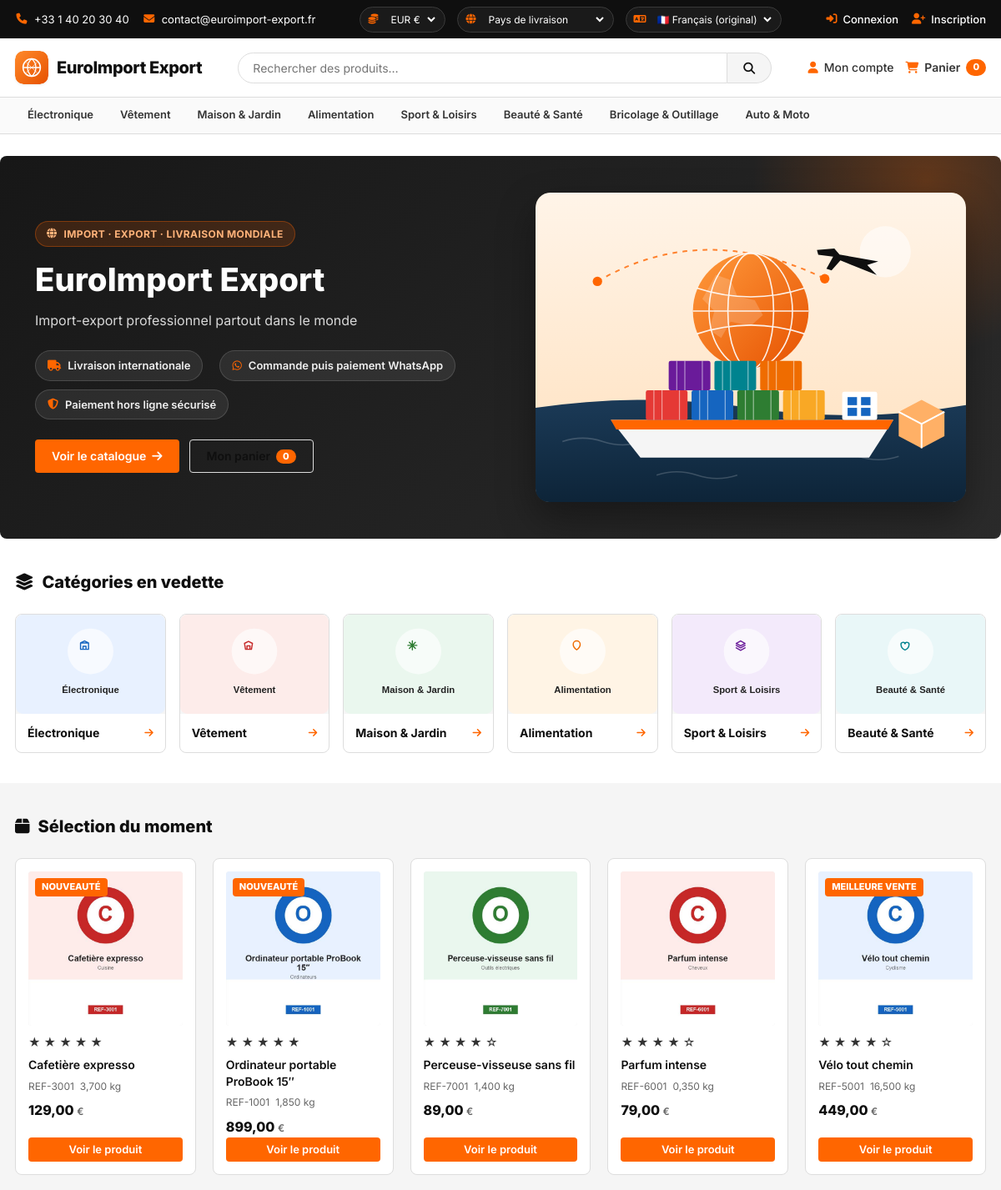
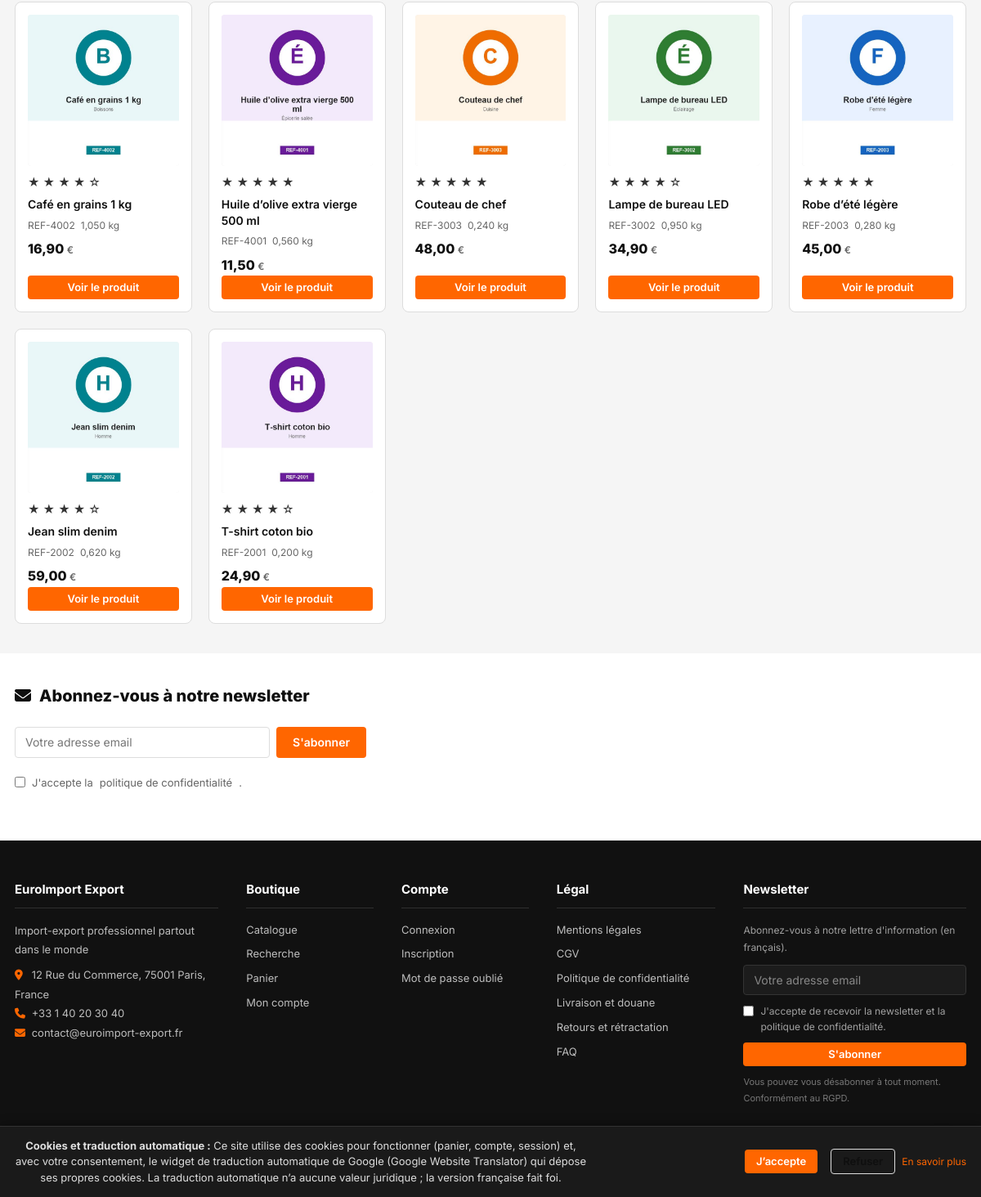
The page / on the database its author committed (2 pictures, top to bottom).
### tables this page shows
CREATE TABLE `categories` (
  `id` INT UNSIGNED NOT NULL AUTO_INCREMENT,
  `parent_id` INT UNSIGNED DEFAULT NULL,
  `name` VARCHAR(255) NOT NULL,
  `slug` VARCHAR(255) NOT NULL,
  `description` TEXT DEFAULT NULL,
  `image` VARCHAR(255) DEFAULT NULL,
  `sort_order` INT UNSIGNED NOT NULL DEFAULT 0,
  `is_active` TINYINT(1) NOT NULL DEFAULT 1,
  `created_at` DATETIME NOT NULL DEFAULT CURRENT_TIMESTAMP,
  `updated_at` DATETIME NOT NULL DEFAULT CURRENT_TIMESTAMP ON UPDATE CURRENT_TIMESTAMP,
  PRIMARY KEY (`id`),
  UNIQUE KEY `uk_categories_slug` (`slug`),
  KEY `idx_categories_parent` (`parent_id`),
  KEY `idx_categories_active` (`is_active`),
  CONSTRAINT `fk_categories_parent` FOREIGN KEY (`parent_id`) REFERENCES `categories` (`id`) ON DELETE SET NULL ON UPDATE CASCADE
);

CREATE TABLE `products` (
  `id` INT UNSIGNED NOT NULL AUTO_INCREMENT,
  `category_id` INT UNSIGNED DEFAULT NULL,
  `reference` VARCHAR(100) NOT NULL,
  `name` VARCHAR(255) NOT NULL,
  `short_description` TEXT DEFAULT NULL,
  `description` TEXT DEFAULT NULL,
  `price` DECIMAL(12,4) NOT NULL DEFAULT 0.0000 COMMENT 'Prix de base en devise de base (EUR)',
  `weight` DECIMAL(10,3) NOT NULL DEFAULT 0.000 COMMENT 'Poids en kg',
  `stock` INT NOT NULL DEFAULT 0,
  `min_stock` INT DEFAULT NULL,
  `rating` TINYINT UNSIGNED NOT NULL DEFAULT 0 COMMENT 'Note attribuée par l admin (1 à 5)',
  `sku` VARCHAR(100) DEFAULT NULL,
  `is_active` TINYINT(1) NOT NULL DEFAULT 1,
  `is_featured` TINYINT(1) NOT NULL DEFAULT 0,
  `is_bestseller` TINYINT(1) NOT NULL DEFAULT 0,
  `is_on_sale` TINYINT(1) NOT NULL DEFAULT 0,
  `sale_price` DECIMAL(12,4) DEFAULT NULL,
  `meta_title` VARCHAR(255) DEFAULT NULL,
  `meta_description` TEXT DEFAULT NULL,
  `created_at` DATETIME NOT NULL DEFAULT CURRENT_TIMESTAMP,
  `updated_at` DATETIME NOT NULL DEFAULT CURRENT_TIMESTAMP ON UPDATE CURRENT_TIMESTAMP,
  PRIMARY KEY (`id`),
  UNIQUE KEY `uk_products_reference` (`reference`),
  KEY `idx_products_category` (`category_id`),
  KEY `idx_products_active` (`is_active`),
  KEY `idx_products_featured` (`is_featured`),
  KEY `idx_products_bestseller` (`is_bestseller`),
  CONSTRAINT `fk_products_category` FOREIGN KEY (`category_id`) REFERENCES `categories` (`id`) ON DELETE SET NULL ON UPDATE CASCADE
);

CREATE TABLE `currencies` (
  `id` INT UNSIGNED NOT NULL AUTO_INCREMENT,
  `code` CHAR(3) NOT NULL,
  `name` VARCHAR(100) NOT NULL,
  `symbol` VARCHAR(10) NOT NULL,
  `exchange_rate` DECIMAL(12,6) NOT NULL DEFAULT 1.000000 COMMENT 'Taux par rapport à la devise de base (EUR)',
  `is_default` TINYINT(1) NOT NULL DEFAULT 0,
  `is_active` TINYINT(1) NOT NULL DEFAULT 1,
  `sort_order` INT UNSIGNED NOT NULL DEFAULT 0,
  `created_at` DATETIME NOT NULL DEFAULT CURRENT_TIMESTAMP,
  `updated_at` DATETIME NOT NULL DEFAULT CURRENT_TIMESTAMP ON UPDATE CURRENT_TIMESTAMP,
  PRIMARY KEY (`id`),
  UNIQUE KEY `uk_currencies_code` (`code`),
  KEY `idx_currencies_default` (`is_default`),
  KEY `idx_currencies_active` (`is_active`)
);

### public/index.php (the view, shortened to what the rows shown need)
<?php
require_once __DIR__ . '/../includes/header.php';
$featured = $db->query(
    "SELECT p.*, c.name AS category_name
     FROM products p
     LEFT JOIN categories c ON p.category_id = c.id
     WHERE p.is_active = 1
     ORDER BY p.is_featured DESC, p.created_at DESC
     LIMIT 12"
)->fetchAll();
$homeCategories = $db->query(
    "SELECT * FROM categories WHERE parent_id IS NULL AND is_active = 1 ORDER BY sort_order ASC LIMIT 6"
)->fetchAll();
?>
<section class="hero">
    <div class="container hero__inner">
        <div class="hero__content">
            <h1><?= e($siteName) ?></h1>
        </div>
    </div>
</section>
<section class="section">
    <div class="container">
        <div class="category-grid">
            <?php foreach ($homeCategories as $cat): ?>
                <a href="catalogue.php?category=<?= e($cat['slug']) ?>" class="category-card">
                    <div class="category-card__image">
                        <img src="<?= UPLOADS_URL ?>/categories/<?= e($cat['slug']) ?>.svg" alt="<?= e($cat['name']) ?>" loading="lazy">
                    </div>
                    <div class="category-card__body">
                        <span class="category-card__name"><?= e($cat['name']) ?></span>
                        <i class="fas fa-arrow-right"></i>
                    </div>
                </a>
            <?php endforeach; ?>
        </div>
    </div>
</section>
<section class="section" style="background:var(--color-lighter);">
    <div class="container">
        <?php if ($featured): ?>
            <div class="product-grid">
                <?php foreach ($featured as $product): ?>
                    <div class="product-card">
                        <div class="product-card__image">
                            <?php
                            $img = imageUrl(productImagePath($db, (int)$product['id'], $product['reference']));
                            ?>
                            <img src="<?= e($img) ?>" alt="<?= e($product['name']) ?>" loading="lazy">
                            <?php if (!empty($product['is_bestseller'])): ?>
                                <span class="product-card__badge">Meilleure vente</span>
                            <?php elseif (!empty($product['is_on_sale'])): ?>
                                <span class="product-card__badge">Promo</span>
                            <?php elseif (!empty($product['is_featured'])): ?>
                                <span class="product-card__badge">Nouveauté</span>
                            <?php endif; ?>
                        </div>
                        <div class="product-card__stars">
                            <?php for ($i = 1; $i <= 5; $i++): ?>
                                <span class="star"><?= $i <= (int)$product['rating'] ? '★' : '☆' ?></span>
                            <?php endfor; ?>
                        </div>
                        <div class="product-card__title"><?= e($product['name']) ?></div>
                        <div class="product-card__meta">
                            <span class="notranslate" translate="no"><?= e($product['reference']) ?></span>
                            <span class="notranslate" translate="no"><?= number_format((float)$product['weight'], 3, ',', ' ') ?> kg</span>
                        </div>
                        <div class="product-card__price">
                            <?= formatPrice(convertAmount((float)$product['price'], ['code' => 'EUR', 'exchange_rate' => 1.000000], $currency), $currency) ?>
                        </div>
                        <div class="product-card__actions">
                            <a href="produit.php?slug=<?= e($product['reference']) ?>" class="btn btn--primary btn--sm">Voir le produit</a>
                        </div>
                    </div>
                <?php endforeach; ?>
            </div>
        <?php endif; ?>
    </div>
</section>
<?php
require_once INCLUDES_DIR . '/footer.php';
?>

### includes/header.php (shortened to what the rows shown need)
<?php
require_once __DIR__ . '/../config/config.php';
require_once __DIR__ . '/functions.php';
$db = db();
$lang = currentLanguageFromCookie();
$rtl = currentLanguageIsRtl();
$currency = detectCurrency($db);
$settings = loadSettings($db);
$currencies = getCurrencies($db);
$topCategories = getCategories($db);
$siteName = !empty($settings['site_name']) ? $settings['site_name'] : 'EuroImport Export';
?>
<!DOCTYPE html>
<html lang="<?= e($lang) ?>" dir="<?= $rtl ? 'rtl' : 'ltr' ?>">
<head>
<link rel="stylesheet" href="https://cdnjs.cloudflare.com/ajax/libs/font-awesome/6.5.0/css/all.min.css">
<link rel="stylesheet" href="<?= ASSETS_URL ?>/css/main.css?v=1.2.0">
</head>
<body class="<?= $rtl ? 'rtl' : 'ltr' ?>">
<div class="site">
<nav class="category-nav">
    <div class="container">
        <ul class="category-list">
            <?php foreach ($topCategories as $cat): ?>
                <li>
                    <a href="catalogue.php?category=<?= e($cat['slug']) ?>"><?= e($cat['name']) ?></a>
                </li>
            <?php endforeach; ?>
        </ul>
    </div>
</nav>
<main class="site-main" id="main-content">

### includes/functions.php (shortened to what the rows shown need)
<?php
require_once __DIR__ . '/../config/config.php';
if (!function_exists('e')) {
    function e($value = null): string
    {
        return htmlspecialchars((string)$value, ENT_QUOTES | ENT_HTML5, 'UTF-8');
    }
}
if (!function_exists('url')) {
    function url(string $path = ''): string
    {
        $path = ltrim($path, '/');
        return APP_URL === '' ? '/' . $path : rtrim(APP_URL, '/') . '/' . $path;
    }
}
if (!function_exists('productImagePath')) {
    function productImagePath(PDO $database, int $productId, string $reference = ''): string
    {
        static $cache = [];
        if (!array_key_exists($productId, $cache)) {
            $stmt = $database->prepare(
                "SELECT image FROM product_images WHERE product_id = ? ORDER BY is_primary DESC, sort_order ASC, id ASC LIMIT 1"
            );
            $stmt->execute([$productId]);
            $row = $stmt->fetch();
            $cache[$productId] = $row !== false && !empty($row['image'])
                ? (string)$row['image']
                : ($reference !== '' ? 'uploads/images/products/' . strtolower($reference) . '-1.jpg' : '');
        }
        return $cache[$productId];
    }
}
if (!function_exists('imageUrl')) {
    function imageUrl(?string $path = null, string $reference = ''): string
    {
        $path = trim((string)$path);
        $relative = ltrim($path, '/');
        $absolute = url($relative);
        $diskPath = APP_DIR . '/' . str_replace('/', DIRECTORY_SEPARATOR, $relative);
        return $absolute;
    }
}
if (!function_exists('loadSettings')) {
    function loadSettings(PDO $database): array
    {
        $stmt = $database->query("SELECT `key`, `value` FROM settings");
        $out = [];
        while ($row = $stmt->fetch()) {
            $out[$row['key']] = $row['value'];
        }
        return $out;
    }
}
if (!function_exists('getCurrencies')) {
    function getCurrencies(PDO $database): array
    {
        $stmt = $database->query(
            "SELECT * FROM currencies WHERE is_active = 1 ORDER BY sort_order ASC, code ASC"
        );
        return $stmt->fetchAll();
    }
}
if (!function_exists('getDefaultCurrency')) {
    function getDefaultCurrency(PDO $database): array
    {
        $stmt = $database->query(
            "SELECT * FROM currencies WHERE is_default = 1 AND is_active = 1 LIMIT 1"
        );
        $row = $stmt->fetch();
        if ($row !== false) {
            return $row;
        }
        $all = getCurrencies($database);
        return $all[0] ?? ['code' => 'EUR', 'name' => 'Euro', 'symbol' => '€', 'exchange_rate' => 1.000000];
    }
}
if (!function_exists('detectCurrency')) {
    function detectCurrency(PDO $database): array
    {
        $code = $_COOKIE['currency'] ?? null;
        return getDefaultCurrency($database);
    }
}
if (!function_exists('convertAmount')) {
    function convertAmount(float $amount, array $fromCurrency, array $toCurrency): float
    {
        if ($fromCurrency['code'] === $toCurrency['code']) {
            return (float)$amount;
        }
        $inBase = (float)$amount / (float)$fromCurrency['exchange_rate'];
        return $inBase * (float)$toCurrency['exchange_rate'];
    }
}
if (!function_exists('formatPrice')) {
    function formatPrice(float $amount, array $currency): string
    {
        return number_format(round((float)$amount, 2), 2, ',', ' ')
            . ' <span class="currency notranslate" translate="no">'
            . e($currency['symbol']) . '</span>';
    }
}
if (!function_exists('getCategories')) {
    function getCategories(PDO $database, ?int $parentId = null): array
    {
        if ($parentId === null) {
            $stmt = $database->query(
                "SELECT * FROM categories WHERE parent_id IS NULL AND is_active = 1
                 ORDER BY sort_order ASC, name ASC"
            );
        } else {
            $stmt = $database->prepare(
                "SELECT * FROM categories WHERE parent_id = ? AND is_active = 1
                 ORDER BY sort_order ASC, name ASC"
            );
            $stmt->execute([$parentId]);
        }
        return $stmt->fetchAll();
    }
}

### rows shown on the page
categories: name "Électronique", slug (picture)
categories: name "Vêtement", slug (picture)
categories: name "Maison & Jardin", slug (picture)
categories: name "Alimentation", slug (picture)
categories: name "Sport & Loisirs", slug (picture)
categories: name "Beauté & Santé", slug (picture)
categories: name "Bricolage & Outillage"
categories: name "Auto & Moto"
products: shows a picture, is_bestseller "NOUVEAUTÉ", rating 5 (drawn), name "Cafetière expresso", reference "REF-3001", weight "3,700", amount "129,00"
currencies: symbol "€"
products: shows a picture, is_bestseller "NOUVEAUTÉ", rating 5 (drawn), name "Ordinateur portable ProBook 15″", reference "REF-1001", weight "1,850", amount "899,00"
products: shows a picture, rating 4 (drawn), name "Perceuse-visseuse sans fil", reference "REF-7001", weight "1,400", amount "89,00"
products: shows a picture, rating 4 (drawn), name "Parfum intense", reference "REF-6001", weight "0,350", amount "79,00"
products: shows a picture, is_bestseller "MEILLEURE VENTE", rating 4 (drawn), name "Vélo tout chemin", reference "REF-5001", weight "16,500", amount "449,00"
products: shows a picture, rating 4 (drawn), name "Café en grains 1 kg", reference "REF-4002", weight "1,050", amount "16,90"
products: shows a picture, rating 5 (drawn), name "Huile d’olive extra vierge 500 ml", reference "REF-4001", weight "0,560", amount "11,50"
products: shows a picture, rating 5 (drawn), name "Couteau de chef", reference "REF-3003", weight "0,240", amount "48,00"
products: shows a picture, rating 4 (drawn), name "Lampe de bureau LED", reference "REF-3002", weight "0,950", amount "34,90"
products: shows a picture, rating 5 (drawn), name "Robe d’été légère", reference "REF-2003", weight "0,280", amount "45,00"
products: shows a picture, rating 4 (drawn), name "Jean slim denim", reference "REF-2002", weight "0,620", amount "59,00"
products: shows a picture, rating 4 (drawn), name "T-shirt coton bio", reference "REF-2001", weight "0,200", amount "24,90"

### other values the page prints
$value "+33 1 40 20 30 40 contact@euroimport-export.fr 12 Rue du Commerce, 75001 Paris, France +33 1 40 20 30 40 contact@euroimport-export.fr"
$siteName "EuroImport Export"
$cartCount "0"
$settings['site_slogan'] "Import-export professionnel partout dans le monde"
form field currency "EUR €"
form field lang "🇫🇷 Français (original)"
